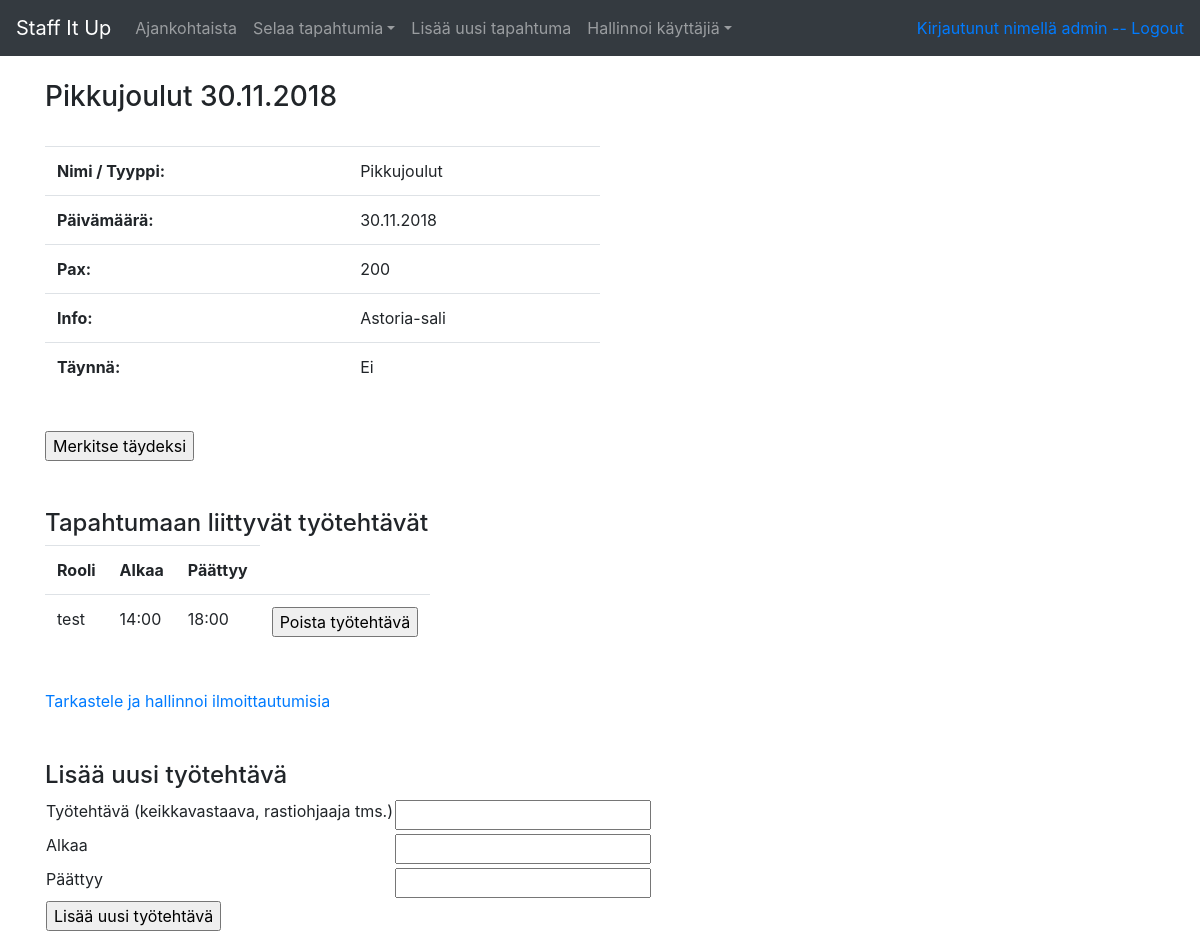
The app's page /admin/events/2/details (signed in), older data.
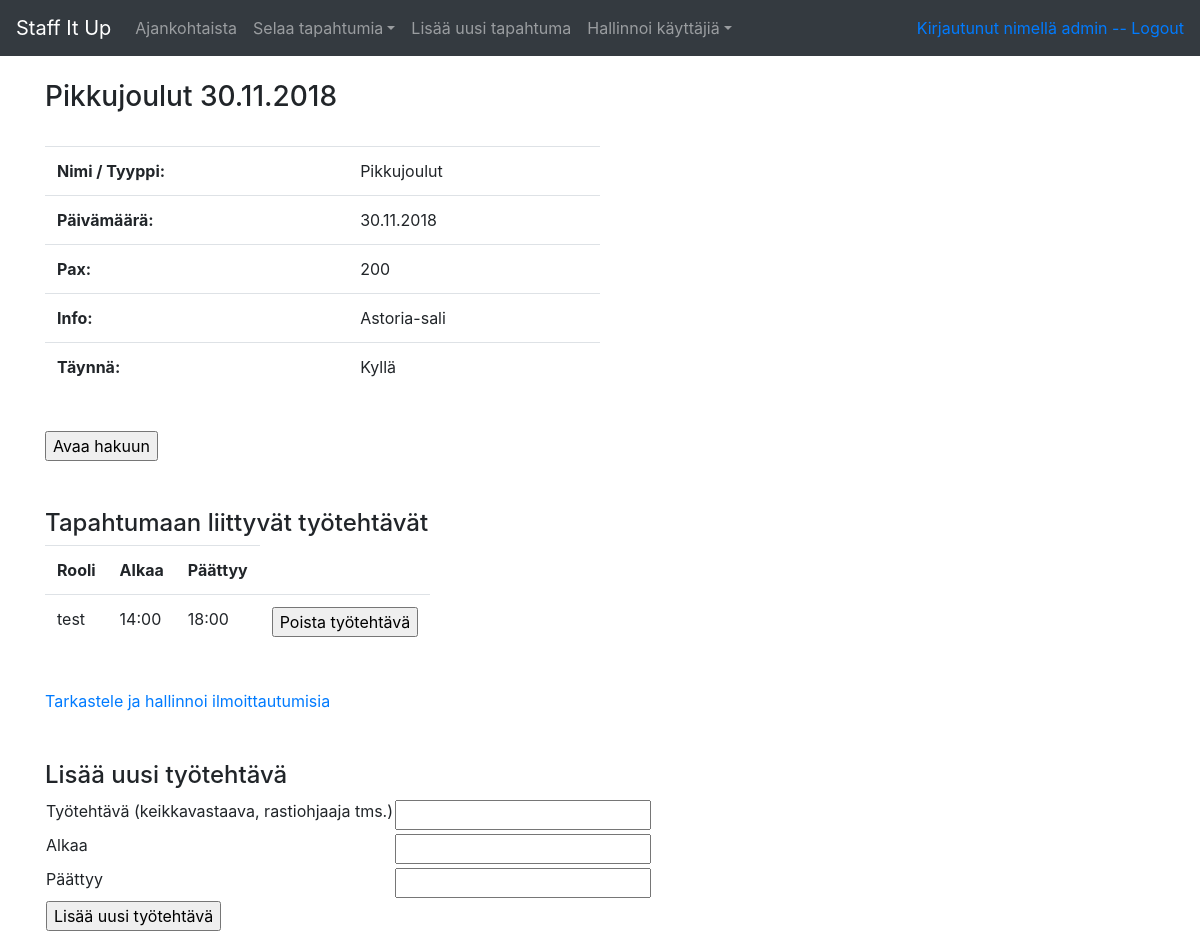
The same page, newer data.
### application/events/views.py (the view)
@app.route("/admin/events/<event_id>/details", methods=["GET"])
@login_required(role="admin")
def event_details(event_id):
    event = Event.query.get(event_id)
    return render_template("admin/events/event.html", event=event, form=AssignmentForm(), assignments=event.assignments)

### application/assignments/forms.py
class AssignmentForm(FlaskForm):
    role = StringField("Työtehtävä (keikkavastaava, rastiohjaaja tms.)", [validators.Length(min=2, message="Työtehtävän tulee olla vähintään 2 merkkiä pitkä"),
                                                        validators.Length(max=144, message="Työtehtävän pituus voi olla maksimissaan 144 merkkiä")])
    starttime = TimeField("Alkaa", [validators.Required(message="Syötä aika muodossa HH:MM")], format='%H:%M')
    endtime = TimeField("Päättyy", [validators.Required(message="Syötä aika muodossa HH:MM")], format='%H:%M')
    class Meta:
        csrf = False

### application/__init__.py (called while the page is built)
@login_manager.user_loader
def load_user(user_id):
    return User.query.get(user_id)

### application/auth/models.py (called while the page is built)
    def is_authenticated(self):
        return True

    def role_ok(self, role):
        for user_role in self.roles:
                    if user_role.name == role:
                        return True

### application/templates/admin/events/event.html (shortened to what this page needs)
{% extends "layout.html" %}
{% block body %}
<h3>{{ event.type }} {{ event.date.strftime("%d.%m.%Y") }}</h3><br>
  <table class="table" style="width:50%;">
    <tr>
      <th>Nimi / Tyyppi: </th>
      <td>{{ event.type }}</td>
    </tr>
    <tr>
      <th>Päivämäärä: </th>
      <td>{{ event.date.strftime("%d.%m.%Y") }}</td>
    </tr>
    <tr>
      <th>Pax: </th>
      <td>{{ event.pax }}</td>
    </tr>
    <tr>
      <th>Info: </th>
      <td>{{ event.info }}</td>
    </tr>
    <tr>
      <th>Täynnä: </th>
      {% if event.staffed  %}
      <td>Kyllä</td>
      {% else %}
      <td>Ei</td>
      {% endif %}
    </tr>
  </table><br>
  <form method="POST" action="{{ url_for('events_set_staffed', event_id=event.id, page="event") }}">
    {% if event.staffed == False %}
    <input type="submit" value="Merkitse täydeksi"/>
    {% else %}
    <input type="submit" value="Avaa hakuun"/>
    {% endif %}
  </form>
  <br><br>
  <h4>Tapahtumaan liittyvät työtehtävät</h4>
  {% if event.assignments %}
  <table class="table" style="width:auto;">
    <tr>
      <th>Rooli</th>
      <th>Alkaa</th>
      <th>Päättyy</th>
    </tr>
    {% for assignment in assignments %}
    <tr>
      <td> {{ assignment.role }} </a>
      </td>
      <td>{{ assignment.starttime.strftime("%H:%M") }}</td>
      <td>{{ assignment.endtime.strftime("%H:%M") }}</td>
      <td>
        <form method="POST" action="{{ url_for('assignment_delete', assignment_id=assignment.id, event_id=event.id) }}" onclick="return confirm('Haluatko varmasti poistaa työtehtävän?')">
        <input type="submit" value="Poista työtehtävä"/>
      </form>
    </td>
    </tr>
    {% endfor %}
  </table><br>
  <a href="{{ url_for('registrations_list', event_id=event.id) }}">Tarkastele ja hallinnoi ilmoittautumisia</a>
  {% else %}<br>
  <p>Tapahtumaan ei ole lisätty vielä yhtään työtehtävää.</p>
  {% endif %}
  <br>
  <br><br>
  <h4>Lisää uusi työtehtävä</h4>
  <form method="POST" action="{{ url_for('assignment_create', event_id=event.id) }}">
    <table>
      <tr>
        <td>
          {{ form.role.label }}
        </td>
        <td>
          {{ form.role }}
        </td>
        <td>
  	    </td>
      </tr>
      <tr>
        <td>
          {{ form.starttime.label }}
        </td>
        <td>
          {{ form.starttime }}
        </td>
        <td>
  	    </td>
      </tr>
      <tr>
        <td>
          {{ form.endtime.label }}
        </td>
        <td>
          {{ form.endtime }}
        </td>
        <td>
        </td>
      </tr>
      <tr>
        <td colspan="2">
         <input type="submit" value="Lisää uusi työtehtävä"/>
         </td>
       </tr>
    </table>
  </form>
{% endblock %}

Row changes from the older to the newer data that the page shows:
changed Event "Pikkujoulut": staffed False → True (drawn)
Text that changed along with them:
form field value: (not shown) → "Avaa hakuun"
form field value: "Merkitse täydeksi" → (not shown)
text no longer shown: "Ei"
text now shown: "Kyllä"
